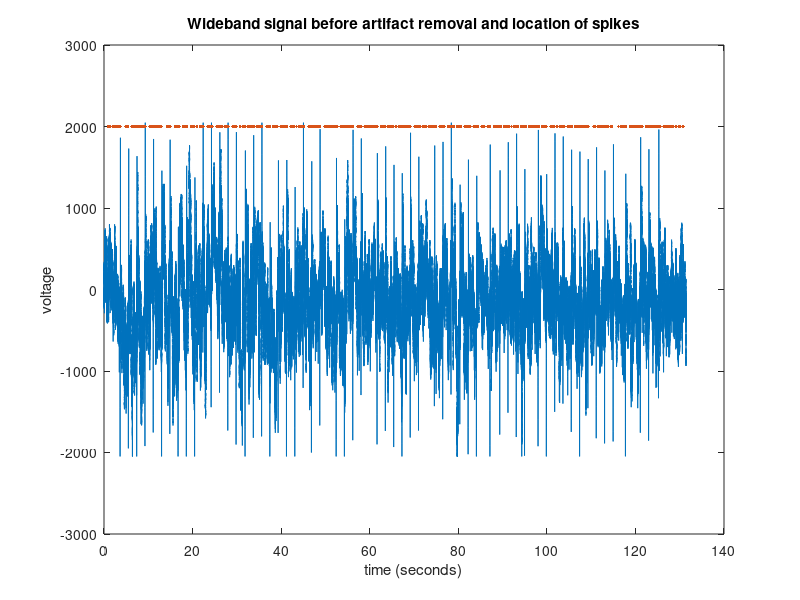

Write MATLAB code to recreate this figure. (Note: this script raises an error after producing the figure.)
%% An example of wideband signal despiking with preprocessing steps 
%  Load data
load('examplelfpdespiking.mat');

%%
%Here wb is the wideband signal sampled at 10kHz and cluster_class is the
%class assigned to the nth detected spike by the Quiroga sorting algorithm
%In this case there is only one identified waveform type

Fs = 10000;
spktimes = cluster_class(cluster_class(:,1)==1,2)*10;
plot((1:length(wb))/Fs,wb,spktimes/Fs,2000*ones(size(spktimes)),'.');
xlabel('time (seconds)');
ylabel('voltage');
title('Wideband signal before artifact removal and location of spikes');

%%
%First get rid of the large spikes which are artifacts of the reward system
%We do this by calling despikeLFP
%First for positive artifacts
sartifacts = find([0;diff(wb)] > 850 | ([0;diff(wb)] > 350 & wb > 2000));
sartifacts = sartifacts([0;diff(sartifacts)]~=1);
%assume the artifact runs from -5 before the peak artifact time to +20
sartifacts = sartifacts - 5; 

spktrainartifacts = zeros(length(wb),1);
spktrainartifacts(sartifacts) = 1;

% Same with negative artifacts
sartifacts = find([0;diff(wb)] < -850 | ([0;diff(wb)] < -350 & wb < -2000));
sartifacts = sartifacts([0;diff(sartifacts)]~=1);
%assume the artifact runs from -5 before the peak artifact time to +20
sartifacts = sartifacts - 5; 

spktrainartifacts2 = zeros(length(wb),1);
spktrainartifacts2(sartifacts) = 1;


opts.displaylevel = 2;
%Here the prior is set to ones (in the Fourier domain), corresponding to an
%assumption of whiteness in the time domain. This is fine for removing
%artifacts that shouldn't be correlated with the local field potential
prior = ones(size(wb));
resultsreward = despikeLFP(wb,[spktrainartifacts,spktrainartifacts2],eye(25),prior,opts);

%And plot
plot((1:length(wb))/Fs,wb,(1:length(wb))/Fs,resultsreward.z);
%Not perfect because of the clipping at +- 2048 (the 12-bit boundary) means 
%the artifacts aren't perfectly stereotyped. Still, better than nothing.
wbpost1 = resultsreward.z;


%%
%Now remove line noise peaks at 60, 180Hz
wbpost2 = delineSignal(wbpost1,10000,[60,180],2);

%%
%Find a good value for g according to the method shown in the appendix,
%fitting to a function with a modest number of free parameters
%Usually this takes some fiddling with the parameters
g = fitLFPpowerSpectrum(wbpost2,.01,250,10000);

%Export figure
%set(gcf,'Position',[520 475 458 423]);
%exportfig(gcf,'figs/suppfig3.eps','Color','cmyk');


%%
%Finally create the spike train
%Plot a random subset of spikes
snipidx = bsxfun(@plus,spktimes,-50:50);
snippets = wbpost2(snipidx);
plot(-50:50,snippets(rand(size(snippets,1),1)<.1,:))

%We'd like to assume that a spike lasts
%from -10 samples to +19 samples (3 ms) compared to its peak
%Since spktimes are the time of the peak of each spike, we subtract 15
%from spktimes to obtain the start times of the spikes
Bs = eye(30);

S = zeros(length(wbpost2),1);
S(spktimes - 10) = 1;

%%
%With the prep work done, finally despike the LFP
%This takes 20 seconds on my Windows computer, 7 seconds on the 64-bit
%Linux i7-920 computers we use for array data

%Full debugging info
opts.displaylevel = 2;
tic;
results = despikeLFP(wbpost2,S,Bs,g,opts);
toc;
%%
%Make sure to plot the obtained spike waveforms to see if the peak is in
%the right location. 
plot(results.phi);

%It is.

%%
%Look at a before and after
rg = (Fs*4:Fs*6);
subplot(2,2,1);
plot(rg/Fs,wbpost2(rg),rg/Fs,results.z(rg)+300,...
    spktimes(spktimes/Fs > 4 & spktimes/Fs < 6)/Fs,50*ones(nnz(spktimes/Fs > 4 & spktimes/Fs < 6),1),'.');
xlim([5,5.2])
ylim([-1750,250]);
box off;

xlabel('Time (s)')
ylabel('Voltage')

legend('WB before','WB after (offset)','spikes');
legend(gca,'Location','SouthWest');
legend boxoff;

title('Wideband signal, before and after');

%Looking good. Note that since the method relies on the spike times given
%to it, it doesn't remove the spike at 5.02 seconds, and that the method
%removes just the mean spike from every spike, so that some remnants are still
%apparent when spikes are not completely stereotyped, for example the second 
%spike at sample 5.13s
%%
%Show the same results in a different way
%Smooth with a butterworth filter with same specs as Plexon system
[z,p,k] = butter(4,170/5000);
[sos,gg] = zp2sos(z,p,k);    % Convert to SOS form
Hd = dfilt.df2tsos(sos,gg);    % Create a dfilt object
[B,A]=sos2tf(Hd.sosMatrix,Hd.Scalevalues);

[z,p,k] = butter(1,.7/5000,'high');
[sos,gg] = zp2sos(z,p,k);    % Convert to SOS form
Hd = dfilt.df2tsos(sos,gg);    % Create a dfilt object
[B2,A2]=sos2tf(Hd.sosMatrix,Hd.Scalevalues);

smoothb = filtfilt(B2,A2,filtfilt(B,A,wbpost2-mean(wbpost2)));
smootha = filtfilt(B2,A2,filtfilt(B,A,results.z));

subplot(2,2,3);


plot((1:length(wb))/Fs,smoothb,(1:length(wb))/Fs,smootha,find(S)/Fs,200*ones(size(spktimes)),'.');
xlim([5,5.2])
ylim([-500,250]);
box off;

xlabel('Time (s)')
ylabel('Voltage')

title('LFP signal, before and after');

%It seems like it's a very small difference between the LFP with and
%without the despiking. But notice how the difference is always of the same
%sign. One could infer spikes from the LFP from this downward dip with high
%accuracy, and thus conclude that the LFP signal influences the probability
%of spiking to larger degree than in reality. We'll confirm this later

%%
%Look at the STA of the wideband signal before and after despiking
subplot(2,2,2);
rg = -250:250;
plot(rg/Fs*1000,sta(wbpost2-mean(wbpost2),spktimes,min(rg),max(rg)),...
     rg/Fs*1000,sta(results.z,spktimes,min(rg),max(rg)))
ylim([-300,-100]);
xlim([-25,25])
box off;
%Pretty huge difference. The STA before despiking goes down to about -500 

xlabel('Time (ms)')
ylabel('Voltage')

title('STA of wideband signal before and after');


%%
%Finally the STA of the LFP before and after despiking

subplot(2,2,4);
rg = -300:300;
plot(rg/Fs*1000,sta(smoothb,spktimes,min(rg),max(rg)),...
     rg/Fs*1000,sta(smootha,spktimes,min(rg),max(rg)))
ylim([-95,-45]);
xlim([-25,25]);
box off;

xlabel('Time (ms)')
ylabel('Voltage')

title('STA of LFP before and after');

% export figure
%set(gcf,'Position',[135   359   738   546]);
%exportfig(gcf,'figs/suppfig1.eps','Color','cmyk');


%%
%Low-pass filtering helps reduce the spike artifact in the spike-triggered 
%LFP. But a linear filter can always undo the low-pass filtering, so that 
%the apparent predictability of spikes from LFPs with a linear model will 
%always be biased, regardless of the filter. This observation is complicated 
%by the downsampling usually used in LFP recording systems, which is a
%destructive operation and therefore could help remove spike artifacts.
%Let's see for ourselves

%Downsample signals to 500 Hz
R = 20;
lowLFPbefore = decimate(smoothb,20);
lowLFPafter  = decimate(smootha,20);
lowSpikes    = hist(spktimes/Fs,linspace(0,length(wb)/Fs,length(wb)/R+1))';

%Let's assume that spikes can be predicted by convolving the LFP
%spikes = conv(LFP,filter) + offset
%And solve for filter using least squares

%Functions to create time-lagged matrices
zeropad = @(x,n) [zeros((n-1)/2,size(x,2));x;zeros((n-1)/2,size(x,2))];
subsel  = @(x,y) x(y);
timelag = @(x,n) subsel(zeropad(x,n),bsxfun(@plus,(1:length(x))',(0:n-1)));

%We're assuming the filter goes from -50 ms to 50 ms
Xbefore = [timelag(lowLFPbefore,51),ones(size(lowLFPbefore))];
Xafter =  [timelag(lowLFPafter ,51),ones(size(lowLFPbefore))];

%Solve for the filter in both cases using least-squares on the first half
%of the data
kernel1 = Xbefore(1:end/2,:)\lowSpikes(1:end/2);
kernel2 =  Xafter(1:end/2,:)\lowSpikes(1:end/2);

%look at the filters
plot(-50:2:50,kernel1(1:end-1),-50:2:50,kernel2(1:end-1));
%Notice the large difference. Also notice that the filters are very
%high-pass because the spike trains are much higher frequency than the LFPs

%Look at the cross-validated coefficient coefficient in both cases
corr(Xbefore(end/2+1:end,:)*kernel1,lowSpikes(end/2+1:end))
corr( Xafter(end/2+1:end,:)*kernel2,lowSpikes(end/2+1:end))

%There's a three fold drop in cross-validated r, or equivalently a 
%ten-fold drop in explained variance. Clearly most of the predictability of
%spikes from the LFP in this case is purely artifactual.

%%
%We could also work in chunks if we wanted to. Here the data is too short
%to justify chunking, but nevertheless for reference here's how you can do that
%Assume a chunk size of 2^18
firstchunk = wbpost2(1000:1000+2^18-1);

%Find a good value for g for this small chunk
gchunk = fitLFPpowerSpectrum(firstchunk,.01,250,10000);

%%
%Now despike chunk-wise. The size of the g fed to the function determines 
%the size of chunks
opts.displaylevel = 1;
resultsc = despikeLFPbyChunks(wbpost2,S,Bs,gchunk,opts);

%%
%Now plot the recovered waveforms
subplot(1,2,1);plot(resultsc.phi');title('waveforms for each chunk');
subplot(1,2,2);plot(bsxfun(@minus,resultsc.phi',results.phi));title('difference b/w waveforms estimated in each chunk with the one waveform estimated without chunking');

%The differences are pretty marginal

%% As for z
plot((1:length(wb))/Fs,results.z-resultsc.z)

%Again the difference is marginal, considering the range of z is +-2000
%%
%Finally, show how you can express spikes in a non-Dirac basis
%This is useful if you have few spikes or high sampling rates so that
%the waveforms estimated by the model are noisy. 

%Clearly this is not the case here but just for the sake of showing an
%example, create a smooth basis undercomplete by a factor 2
Bs2 = conv2(Bs,fspecial('gauss',[1,7],1),'same');
Bs2 = Bs2(:,1:2:end);

plot(Bs2);

%This is of course a dumb basis here because the real waveform is highly
%peaked
%%
%And now despike in this new basis
opts.displaylevel = 2;
resultsb = despikeLFP(wbpost2,S,Bs2,g,opts);

%%
%And plot the resulting phi
plot((-10:19)*.1,Bs2*resultsb.phi,(-10:19)*.1,Bs*results.phi,(-10:19)*.1,Bs2*pinv(Bs2)*Bs*results.phi)

%The red line here is the original waveform projected onto the Bs2 basis in
%the optimal manner, and it is quite similar to waveform obtained directly
%in the Bs2 matrix, but not quite the same because now the model has less
%free parameters, and  assigns features to the spike versus the
%LFP in a slightly different manner

%%
%And now for a demonstration of the smoothness prior's role in the
%procedure

%Create a surrogate signal by randomizing the phase of the wideband signal,
%and adding that to a train of spike waveforms and a train of Gabors of a
%longer time scale than spike waveforms. This is a lazy way creating an
%LFP-like signal with a legitimate linear spike-LFP relationship

%Create the Gabor train
rg = (-300:300)';
sigma = 120;
wl = 240;
cg = 5;
gabor = -exp(-(rg-cg).^2/sigma^2).*cos((rg-cg)/wl*2*pi);
gabor = gabor - exp(-(rg-cg).^2/sigma^2)/mean(exp(-(rg-cg).^2/sigma^2))*mean(gabor);
st = zeros(length(wb),1);
st(spktimes+5) = 1;
gabortrain = conv(st,gabor,'same');

%Create the spike train
wftrain = conv(st,results.phi,'same');

%Randomize the phase of the wideband signal by convolving with white
%noise
a = fft(randn(length(wb),1));
a = a/mean(abs(a));
wbnoise = ifft(a.*fft(wb));

%Set the gain of the Gabor to 1/10th of the gain of the spike waveform
ggain = max(abs(results.phi))/10;
wbgab = wbnoise + wftrain + ggain*gabortrain;
wbgab = wbgab - mean(wbgab);

opts.displaylevel = 1;

%And now despike under an assumption of smoothness and no assumption of
%smoothness (g = 1, equivalent to a weight decay prior)

gabresultwith = despikeLFP(wbgab,S,Bs,g,opts);
gabresultwithout = despikeLFP(wbgab,S,Bs,ones(size(g)),opts);


%%
%Now show a with/without assumptions STA, with/without smoothing
smoothwith = filtfilt(B2,A2,filtfilt(B,A,gabresultwith.z));
smoothwithout = filtfilt(B2,A2,filtfilt(B,A,gabresultwithout.z));

st2 = zeros(size(st));
st2(find(st)-2-20-12) = 1;

rg = -400:400;

subplot(2,2,1);
plot(1000*rg/Fs,sta(gabresultwithout.z,spktimes,min(rg),max(rg)),...
     1000*rg/Fs,sta(gabresultwith.z,spktimes,min(rg),max(rg)));
xlabel('Time (ms)')
ylabel('Voltage')
xlim([-40,40]);

legend('without','with');
legend(gca,'Location','SouthWest');
legend boxoff;

title('STA of wideband signal');
box off;
 
subplot(2,2,3);
plot(1000*rg/Fs,sta(smoothwithout,spktimes,min(rg),max(rg)),...
     1000*rg/Fs,sta(smoothwith,spktimes,min(rg),max(rg))); 
xlabel('Time (ms)')
ylabel('Voltage')
xlim([-40,40]);

title('STA of LFP');
box off;

subplot(2,2,2);
plot((-10:19)/10,gabresultwithout.phi,(-10:19)/10,gabresultwith.phi); 
xlabel('Time (ms)')
ylabel('Voltage')
xlim([-1,1.9]);

title('Spike waveforms');
box off;

subplot(2,2,4);
plot((-10:19)/10,gabresultwith.phi-gabresultwithout.phi); 
xlabel('Time (ms)')
ylabel('Voltage')
xlim([-1,1.9]);

title('Difference of spike waveforms');
box off;

%The model does not properly interpolate at 0 without the assumption of 
%smoothness and ends up assigning the mean value around the spike time to
%the spike and not the LFP. You run into the same trouble with classic
%methods like removing the STA around the time of every spike. You can try
%and add some heuristics to deal with the problem (removing a mean and
%linear trend in the spike, for example), but it gets messy.

%Note: although the STA appears to have a non-zero mean, this is because
%we're only looking from -40 to +40 ms. In actuality, both gabresultwith.z
%and gabresultwithout.z have a mean of zero.

%%
%Export figure
%{
opts = struct('LineMode','fixed','LineWidth',1);
set(gcf,'Position',[135   359   738   546]);
exportfig(gcf,'figs/suppfig2.eps',opts,'Color','cmyk');
%}
